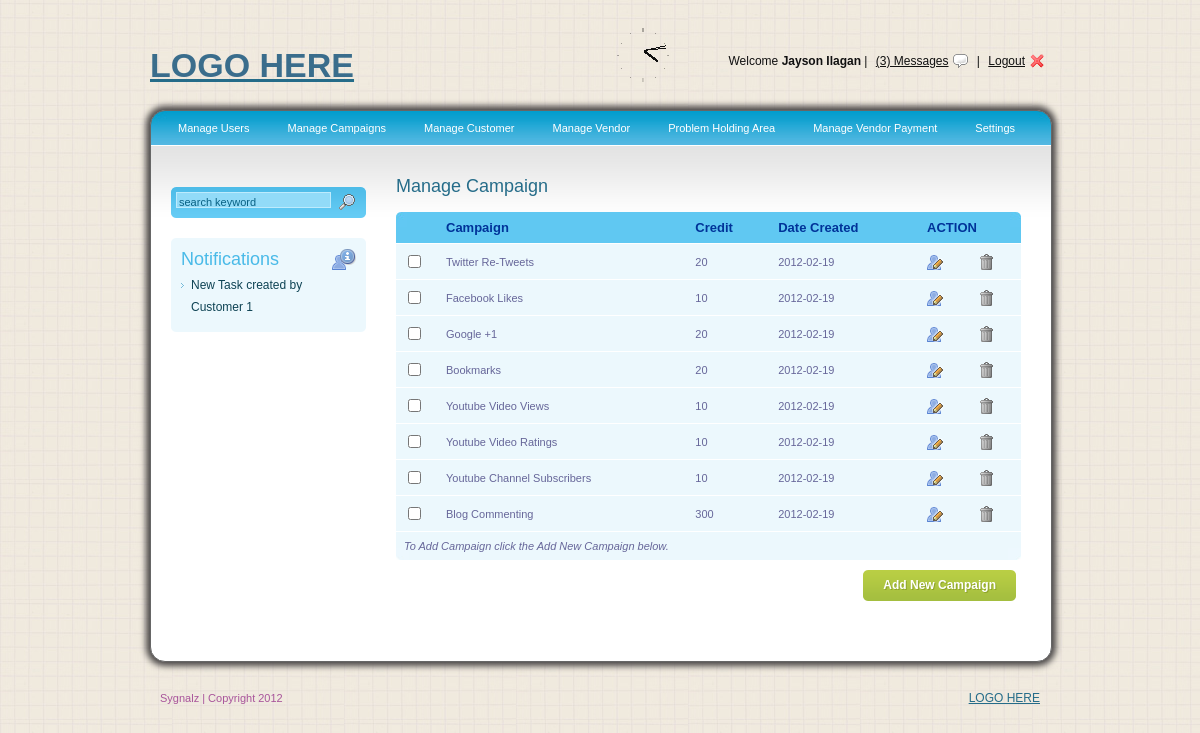
Page /manage_campaign.php (signed in) on the committed database.
### tables this page shows
CREATE TABLE IF NOT EXISTS `tbl_campaign` (
  `campaign_id` int(100) unsigned NOT NULL AUTO_INCREMENT,
  `campaign_credit` varchar(50) NOT NULL,
  `campaign_date_created` date NOT NULL,
  `campaign_desc` text NOT NULL,
  PRIMARY KEY (`campaign_id`)
);

### _libraries/generateModel.php (the view, shortened to what this page needs)
<?php
class Model extends Components{
      function updateCampaign($conn,$campaign_I_D){
          $resultAuthUser = $conn->query("SELECT * FROM tbl_campaign");
          $finaldat = "";
          while($resultData=$resultAuthUser->fetch_array(MYSQLI_ASSOC)){
            if($campaign_I_D==$resultData['campaign_id']){
              $finaldat.= "<tr>
                        <td><input type='checkbox' /></td>
                        <td colspan='1'><input type='text' value='$resultData[campaign_desc]' id='campaign_desc' style='width:200px;font-size:11px;' /></td>
                        <td><input type='text' value='$resultData[campaign_credit]' id='credit' style='width:40px;font-size:11px;'/></td>
                        <td><input type='text' disabled='disabled' value='$resultData[campaign_date_created]' id='campaign_date' style='width:120px;font-size:11px;'/></td>
                        <input type='hidden' class='userId' name='nuserId' value='$resultData[campaign_id]' />
                        <td colspan='2'><img src='images/save.jpg' style='width:16px;height:16px;' alt='$resultData[campaign_id]' onclick='saveupCampaign(this.alt)' border='0' /></td>
                    </tr>";
            }
            else{
              $finaldat.= "<tr>
                        <td><input type='checkbox' /></td>
                        <td colspan='1'>$resultData[campaign_desc]</td>
                        <td>$resultData[campaign_credit]</td>
                        <td>$resultData[campaign_date_created]</td>
                        <input type='hidden' class='userId' name='nuserId' value='$resultData[campaign_id]' />
                        <td><img src='images/user_edit.png' alt='$resultData[campaign_id]' class='editUser' onclick='upCampaign(this.alt)' border='0' /></td>
                        <td><img src='images/trash.png' alt='$resultData[campaign_id]' title='' class='deleteUser' onclick='delCampaign(this.alt)'  border='0' /></td>
                    </tr>";
            }
          }
          return $finaldat;
        }
}
?>

### _css/general.css (style rules this page uses)
html { color: #333333; font: 13px/22px "Lucida Grande", "Lucida Sans", "Lucida Sans Unicode", sans-serif; }
input { font: 13px/22px "Lucida Grande", "Lucida Sans", "Lucida Sans Unicode", sans-serif; }

### _css/demo.css (style rules this page uses)
body { background:#fff; color:#333; font: 12px/22px verdana, arial, sans-serif; height:100%; margin:0 auto; width:100%; }
img { border:0; }

### _css/style.css (style rules this page uses)
body { background:url(../images/bg.png); font-family:Arial, Helvetica, sans-serif; padding:0; font-size:12px; text-align: center; color: #0e4354; }
#rounded-corner td { padding: 8px; background: #ecf8fd; border-top: 1px solid #fff; color: #669; }

### _css/niceforms-default.css (style rules this page uses)
select, input, textarea, button { outline:none; resize:none; }

### rows in the picture
tbl_campaign: campaign_desc "Twitter Re-Tweets", campaign_credit "20", campaign_date_created "2012-02-19"
tbl_campaign: campaign_desc "Facebook Likes", campaign_credit "10", campaign_date_created "2012-02-19"
tbl_campaign: campaign_desc "Google +1", campaign_credit "20", campaign_date_created "2012-02-19"
tbl_campaign: campaign_desc "Bookmarks", campaign_credit "20", campaign_date_created "2012-02-19"
tbl_campaign: campaign_desc "Youtube Video Views", campaign_credit "10", campaign_date_created "2012-02-19"
tbl_campaign: campaign_desc "Youtube Video Ratings", campaign_credit "10", campaign_date_created "2012-02-19"
tbl_campaign: campaign_desc "Youtube Channel Subscribers", campaign_credit "10", campaign_date_created "2012-02-19"
tbl_campaign: campaign_desc "Blog Commenting", campaign_credit "300", campaign_date_created "2012-02-19"

### other values in the picture
$_SESSION['name'] "Jayson Ilagan"
COMPANY_NAME "Sygnalz"
